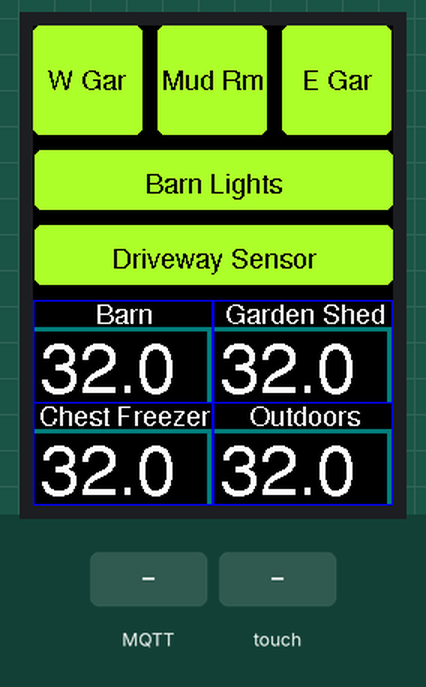
The program below on a simulated ESP8266 (Wemos D1 mini). Shown: 240×320 colour display. The test bench sets the inputs (shaded band). WiFi joins after 1.5 s; servers stay silent unless stated; random numbers use the default seed unless the program sets one; no MQTT or app messages arrive unless stated; what the program prints to the serial monitor is not drawn.

Above: at 3.0 s.
3.1 s: MQTT message "1" arrives on the first subscribed topic
At 4.0 s:
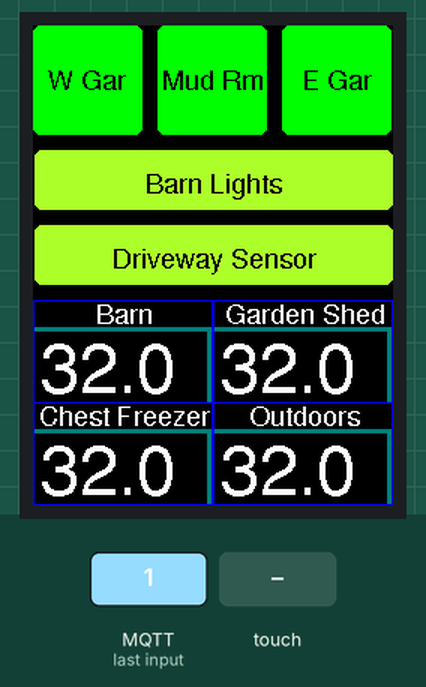
4.6 s: touch panel pressed at 13 % / 70 % of its raw x / y range
6.1 s: MQTT message "Switch6" arrives on the first subscribed topic
7.6 s: MQTT message "Switch6" arrives on the second subscribed topic
Timing chart, 0 to 10.1 s (numbered marks = the images above; inputs shaded):
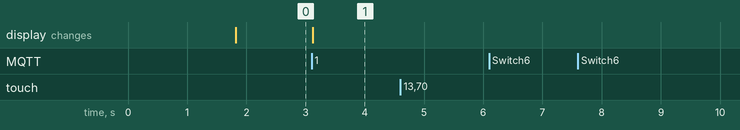

Measured:
- after the input at 3.1 s, the display: changes at once (image 1)
- after the input at 4.6 s, every drawn part: stays the same
- after the input at 6.1 s, every drawn part: stays the same
- after the input at 7.6 s, every drawn part: stays the same

The program:

main.cpp
```cpp
#include <Arduino.h>
#include <Wire.h>
#include <SPI.h>
#include <Adafruit_GFX.h>
#include <Fonts/FreeSans9pt7b.h>
#include <Fonts/FreeSans24pt7b.h>
#include <Adafruit_ILI9341.h>
#include <XPT2046_Touchscreen.h>
#include <ESP8266WiFi.h>
#include <PubSubClient.h>
#include <ArduinoJson.h>

//LCD and Touch I2C pins
#define TFT_CS D0  //for D1 mini or TFT I2C Connector Shield (V1.1.0 or later)
#define TFT_DC D8  //for D1 mini or TFT I2C Connector Shield (V1.1.0 or later)
#define TFT_RST -1 //for D1 mini or TFT I2C Connector Shield (V1.1.0 or later)
#define TS_CS D3   //for D1 mini or TFT I2C Connector Shield (V1.1.0 or later)

// Touch calibration values (calculated for individual screen/touch panel)
#define xCalM 0.07
#define xCalC -20.0
#define yCalM -0.09
#define yCalC 340.0

//Create screen and touch objects
Adafruit_ILI9341 tft = Adafruit_ILI9341(TFT_CS, TFT_DC, TFT_RST);
XPT2046_Touchscreen ts(TS_CS);

//variables for touch input
int touchX;
int touchY;

//Wifi and MQTT info
const char *ssid = "MagicIoT";
const char *password = "abracadabra";
const char *mqtt_server = "192.168.1.50";

//Create WiFi and MQTT client objects
WiFiClient espClient;
PubSubClient client(espClient);

//variables for MQTT message
#define MSG_BUFFER_SIZE (400)
char msg[MSG_BUFFER_SIZE];

void setup_wifi()
{

  delay(10);
  // We start by connecting to a WiFi network
  Serial.println();
  Serial.print("Connecting to ");
  Serial.println(ssid);

  WiFi.mode(WIFI_STA);
  WiFi.begin(ssid, password);

  while (WiFi.status() != WL_CONNECTED)
  {
    delay(500);
    Serial.print(".");
  }

  randomSeed(micros());

  Serial.println("");
  Serial.println("WiFi connected");
  Serial.println("IP address: ");
  Serial.println(WiFi.localIP());
}


// ScreenPoint class
// Adjusts for touch calibration
class ScreenPoint
{
public:
  int16_t x;
  int16_t y;

  ScreenPoint()
  {
    // default contructor
  }

  ScreenPoint(int16_t xIn, int16_t yIn)
  {
    x = xIn;
    y = yIn;
  }
};

ScreenPoint getScreenCoords(int16_t x, int16_t y)
{
  int16_t xCoord = round((x * xCalM) + xCalC);
  int16_t yCoord = round((y * yCalM) + yCalC);
  if (xCoord < 0)
    xCoord = 0;
  if (xCoord >= tft.width())
    xCoord = tft.width() - 1;
  if (yCoord < 0)
    yCoord = 0;
  if (yCoord >= tft.height())
    yCoord = tft.height() - 1;
  return (ScreenPoint(xCoord, yCoord));
}

//Button class
//Allows for placement, size, text, colors, touch validation
class Button
{
public:
  int x;
  int y;
  int width;
  int height;
  String text;
  uint16_t textColor;
  uint16_t butColor;

  Button()
  {
  }

  void initButton(int xPos, int yPos, int butWidth, int butHeight,  String butText, uint16_t butTextColor, uint16_t buttonColor)
  {
    x = xPos;
    y = yPos;
    width = butWidth;
    height = butHeight;
    text = butText;
    textColor = butTextColor;
    butColor = buttonColor;
    renderButton();
  }

  void renderButton()
  {
    int16_t trashX = 0;
    int16_t trashY = 0;
    uint16_t textHeight = 0;
    uint16_t textWidth = 0;
    tft.fillRoundRect(x, y, width, height, 5, butColor); // draw rectangle
    tft.setFont(&FreeSans9pt7b);
    tft.getTextBounds( text, 0, 0, &trashX, &trashY, &textWidth, &textHeight);
    tft.setCursor(x + (width/2) - (textWidth/2), y + (height/2) + (textHeight/2));
    tft.setTextSize(1);
    tft.setTextColor(textColor);
    tft.print(text);
  }

  bool isClicked(ScreenPoint sp)
  {
    if ((sp.x >= x) && (sp.x <= (x + width)) && (sp.y >= y) && (sp.y <= (y + height)))
    {
      return true;
    }
    else
    {
      return false;
    }
  }
};

//Button objects
Button WGarBtn;
Button GarManDoorBtn;
Button EGarBtn;
Button BarnLights;
Button DrivewaySensor;
Button PlayRoomLights;
Button PlayRoomLabel;

//Button layout variables
int spacing = 10;
int btnWidth = (tft.width() - (2 * spacing)) / 3;
int smBtnWidth = (tft.width() / 6);

//Button debounce variable (even touch screens "bounce"!)
unsigned long lastTouch = millis();

//TempModule class
//A multi-data display with temp, humidity, and battery level
//Size, position, and text label configurable
//TODO: Make colors configurable
class TempModule
{
public:
  int x;
  int y;
  int width;
  int height;
  String text;
  int batLevel;
  float tempReading;
  int humidityReading;
  uint16_t labelHeight = 0;
  uint16_t labelWidth = 0;
  uint16_t tempHeight = 0;
  uint16_t tempWidth = 0;

  TempModule()
  {
  }

  void initTempModule(int xPos, int yPos, int tempWidth, int tempHeight, String labelText, int tempBattery)
  {
    x = xPos;
    y = yPos;
    width = tempWidth;
    height = tempHeight;
    text = labelText;
    batLevel = tempBattery;
    tempReading = 0;
    humidityReading = 50;

    renderTemp();
  }

  void renderTemp()
  {
    //throw-away variables for text width calculation
    int16_t trashX = 0;
    int16_t trashY = 0;

    tft.drawRect(x, y, width, height + 1, ILI9341_BLUE);

    //title
    tft.setFont(&FreeSans9pt7b);
    tft.setTextColor(ILI9341_WHITE);
    tft.getTextBounds(text, 0, 0, &trashX, &trashY, &labelWidth, &labelHeight);
    tft.setCursor(x + (width / 2) - (labelWidth / 2), y + 15);
    tft.print(text);

    update(tempReading, batLevel, humidityReading);
  }

  void update(float newTempC, int newBatLevel, int newHumidity)
  {
    //battery bar
    tft.fillRect(x + 1, y + 18, (width - 2), 3, ILI9341_DARKCYAN);
    tft.fillRect(x + 1, y + 18, (width - 2) * (newBatLevel * .01), 3, ILI9341_GREEN);

    //temp
    tft.fillRect(x + 1, y + 21, width - 2, height - 22, ILI9341_BLACK);
    tft.setFont(&FreeSans24pt7b);
    tft.setTextColor(ILI9341_WHITE);
    tft.setTextSize(1);
    tft.setCursor(x + 5, y + height - 7);
    float newTempF = ((newTempC * 1.8) + 32.0); //convert to F
    tft.print(newTempF, 1);
    tft.setFont(&FreeSans9pt7b);

    //humidity
    tft.fillRect(x + width - 4, y + 21, 3, 47, ILI9341_DARKCYAN);
    tft.fillRect(x + width - 4, y + 68, 3, -47 * newHumidity * 0.01, ILI9341_BLUE);
  }
};

//TempModule objects
TempModule BarnTemp;
TempModule ShedTemp;
TempModule FreezerTemp;
TempModule OutsideTemp;

void setup_TempsGrid()
{
  //Temp grid 2x2
  int gridTop = btnWidth + smBtnWidth * 2 + spacing * 3; //calculate top from buttons above temps
  int tempWidth = 120; //TODO: this should probably be calculated
  int tempHeight = 68; //TODO: this should probably be calculated
  BarnTemp.initTempModule(0, gridTop, tempWidth, tempHeight, "Barn", 0);
  ShedTemp.initTempModule(tempWidth, gridTop, tempWidth, tempHeight, "Garden Shed", 0);
  FreezerTemp.initTempModule(0, gridTop + tempHeight, tempWidth, tempHeight, "Chest Freezer", 0);
  OutsideTemp.initTempModule(tempWidth, gridTop + tempHeight, tempWidth, tempHeight, "Outdoors", 0);
}

//MQTT Message Actions
void garageMsgAction(byte *payload)
{
  StaticJsonDocument<100> doc;

  DeserializationError error = deserializeJson(doc, payload);

  if (error)
  {
    Serial.print(F("deserializeJson() failed: "));
    Serial.println(error.f_str());
    return;
  }


  //  const char *Time = doc["Time"];       // "2021-12-08T21:05:44"
  const char *MudRm = doc["Switch3"];   // "OFF" == unlocked
  const char *GarW = doc["Switch4"];    // "OFF" == closed
  const char *GarE = doc["Switch5"];    // "OFF" == closed
//  const char *Switch6 = doc["Switch6"]; // "OFF" (not used)

  Serial.print("MudRm = ");
  Serial.println(MudRm);

  String(MudRm) == "OFF" ? GarManDoorBtn.butColor = ILI9341_RED : GarManDoorBtn.butColor = ILI9341_GREEN;
  GarManDoorBtn.renderButton();
  String(GarW) == "ON" ? WGarBtn.butColor = ILI9341_RED : WGarBtn.butColor = ILI9341_GREEN;
  WGarBtn.renderButton();
  String(GarE) == "ON" ? EGarBtn.butColor = ILI9341_RED : EGarBtn.butColor = ILI9341_GREEN;
  EGarBtn.renderButton();
}

void driveSensMsgAction(byte *payload)
{
  String payloadString = (String((char *)payload));
  const char *POWER = "";

  if (payloadString.length() < 30) //status message
  {
    if (payloadString.startsWith("ON"))
    {
      POWER = "ON";
    }
    else if (payloadString.startsWith("OFF"))
    {
      POWER = "OFF";
    }
  }
  else // telemetry message
  {
    StaticJsonDocument<400> doc;

    DeserializationError error = deserializeJson(doc, payload);

    if (error)
    {
      Serial.print(F("deserializeJson() failed: "));
      Serial.println(error.f_str());
      return;
    }

    // const char *Time = doc["Time"];           // "2021-12-09T15:07:28"
    // const char *Uptime = doc["Uptime"];       // "4T00:55:23"
    // long UptimeSec = doc["UptimeSec"];        // 348923
    // int Heap = doc["Heap"];                   // 27
    // const char *SleepMode = doc["SleepMode"]; // "Dynamic"
    // int Sleep = doc["Sleep"];                 // 50
    // int LoadAvg = doc["LoadAvg"];             // 19
    // int MqttCount = doc["MqttCount"];         // 5
    POWER = doc["POWER"];         // "ON"

    // JsonObject Wifi = doc["Wifi"];
    // int Wifi_AP = Wifi["AP"];                     // 1
    // const char *Wifi_SSId = Wifi["SSId"];         // "MagicIoT"
    // const char *Wifi_BSSId = Wifi["BSSId"];       // "B4:FB:E4:44:3E:C4"
    // int Wifi_Channel = Wifi["Channel"];           // 11
    // int Wifi_RSSI = Wifi["RSSI"];                 // 46
    // int Wifi_LinkCount = Wifi["LinkCount"];       // 1
    // const char *Wifi_Downtime = Wifi["Downtime"]; // "0T00:00:07"
  }
  String(POWER) == "OFF" ? DrivewaySensor.butColor = ILI9341_RED : DrivewaySensor.butColor = ILI9341_GREEN;
  DrivewaySensor.renderButton();

}

void playRmLightMsgAction(byte *payload)
{
  String payloadString = (String((char *)payload));
  const char *POWER = "";

  if (payloadString.length() < 30) //status message
  {
    if (payloadString.startsWith("ON"))
    {
      POWER = "ON";
    }
    else if (payloadString.startsWith("OFF"))
    {
      POWER = "OFF";
    }
  }
  else // telemetry message
  {
    StaticJsonDocument<384> doc;

    DeserializationError error = deserializeJson(doc, payload);

    if (error)
    {
      Serial.print(F("deserializeJson() failed: "));
      Serial.println(error.f_str());
      return;
    }

    // const char *Time = doc["Time"];           // "2021-12-09T15:18:14"
    // const char *Uptime = doc["Uptime"];       // "4T01:11:07"
    // long UptimeSec = doc["UptimeSec"];        // 349867
    // int Heap = doc["Heap"];                   // 25
    // const char *SleepMode = doc["SleepMode"]; // "Dynamic"
    // int Sleep = doc["Sleep"];                 // 50
    // int LoadAvg = doc["LoadAvg"];             // 23
    // int MqttCount = doc["MqttCount"];         // 0
    POWER = doc["POWER"]; // "OFF"

    // JsonObject Wifi = doc["Wifi"];
    // int Wifi_AP = Wifi["AP"];                     // 1
    // const char *Wifi_SSId = Wifi["SSId"];         // "MagicIoT"
    // const char *Wifi_BSSId = Wifi["BSSId"];       // "B4:FB:E4:44:3E:C4"
    // int Wifi_Channel = Wifi["Channel"];           // 11
    // int Wifi_RSSI = Wifi["RSSI"];                 // 70
    // int Wifi_Signal = Wifi["Signal"];             // -65
    // int Wifi_LinkCount = Wifi["LinkCount"];       // 1
    // const char *Wifi_Downtime = Wifi["Downtime"]; // "0T00:00:11"
  }
  String(POWER) == "ON" ? PlayRoomLights.butColor = ILI9341_RED : PlayRoomLights.butColor = ILI9341_GREEN;
  PlayRoomLights.renderButton();
}

void barnLightsMsgAction(byte *payload)
{
  String payloadString = (String((char *)payload));
  const char *POWER = "";

  if (payloadString.length() < 30) //status message
  {
    if (payloadString.startsWith("ON"))
    {
      POWER = "ON";
    }
    else if (payloadString.startsWith("OFF"))
    {
      POWER = "OFF";
    }
  }
  else // telemetry message
  {
    StaticJsonDocument<384> doc;

    DeserializationError error = deserializeJson(doc, payload);

    if (error)
    {
      Serial.print(F("deserializeJson() failed: "));
      Serial.println(error.f_str());
      return;
    }

    POWER = doc["POWER"]; // "OFF"
  }
  String(POWER) == "ON" ? BarnLights.butColor = ILI9341_RED : BarnLights.butColor = ILI9341_GREEN;
  BarnLights.renderButton();
}

void tempMsgAction(byte *payload)
{
  StaticJsonDocument<500> doc;

  DeserializationError error = deserializeJson(doc, payload);

  if (error)
  {
    Serial.print("deserializeJson() failed: ");
    Serial.println(error.c_str());
    return;
  }

  float Temperature = doc["Temperature"];                             // 21.94
  int Battery = doc["Battery"];                                       // 100
  // const char *Time_via_BarnBLEBridge = doc["Time_via_BarnBLEBridge"]; // "2021-12-17T22:24:11"
  // float DewPoint = doc["DewPoint"];                                   // 6.16
  // const char *mac = doc["mac"];                                       // "A4C1388075C7"
  // int RSSI = doc["RSSI"];                                             // -34
  const char *alias = doc["Alias"];                                   // "BarnTemp"
  // const char *Time = doc["Time"];                                     // "2021-12-17T22:24:11"
  // int RSSI_via_BarnBLEBridge = doc["RSSI_via_BarnBLEBridge"];         // -34
  // const char *via_device = doc["via_device"];                         // "BarnBLEBridge"
  int Humidity = doc["Humidity"];                                     // 36

  if (String(alias) == "BarnTemp")
  {
    Serial.print("Temperature is :");
    Serial.println(float(Temperature));
    BarnTemp.update(float(Temperature), Battery, Humidity);
  }
  else if (String(alias) == "ShedTemp")
  {
    ShedTemp.update(float(Temperature), Battery, Humidity);
  }
  else if (String(alias) == "BasementFreezer")
  {
    FreezerTemp.update(float(Temperature), Battery, Humidity);
  }
  else if (String(alias) == "OutsideTemp")
  {
    OutsideTemp.update(float(Temperature), Battery, Humidity);
  }
  else
  {
    Serial.print("No Temp routine found for Alias: ");
    Serial.println(alias);
  }
}

void callback(char *topic, byte *payload, unsigned int length)
{
  Serial.print("Message arrived [");
  Serial.println(topic);
  Serial.println("] ");
  // for (uint16_t i = 0; i < length; i++)
  // {
  //   Serial.print((char)payload[i]);
  // }
  // Serial.println(String(topic));

  if (String(topic) == "tele/garage/SENSOR") //garage door sensors
  {
    Serial.println("garageMsgAction");
    garageMsgAction(payload);
  }
  else if (String(topic) == "tele/DriveBell/STATE" || String(topic) == "stat/DriveBell/POWER") //driveway sensor chime
  {
    Serial.println("driveSensMsgAction");
    driveSensMsgAction(payload);
  }
  else if (String(topic) == "tele/barnlightsN/STATE" || String(topic) == "stat/barnlightsN/POWER") //Barn N Lights
  {
    Serial.println("barnLightsMsgAction");
    barnLightsMsgAction(payload);
  }
  else if (String(topic).startsWith("tele/tasmota_blerry/"))
  {
    Serial.println("tempMsgAction");
    tempMsgAction(payload);
  }
}

void reconnect()
{
  // Loop until we're reconnected
  while (!client.connected())
  {
    Serial.print("Attempting MQTT connection...");
    // Create a random client ID
    String clientId = "Display1Client-";
    clientId += String(random(0xffff), HEX);
    // Attempt to connect
    if (client.connect(clientId.c_str()))
    {
      Serial.println("connected");
      // ... and resubscribe
      client.subscribe("tele/garage/SENSOR"); //garage sensors
      client.subscribe("tele/DrivewaySensor/#");   //driveway alert chime plug
      client.subscribe("tele/BarnLightsNorth/#"); //Barn N lights
      client.subscribe("tele/BarnLightsSouth/#"); //Barn S lights
      client.subscribe("tele/tasmota_blerry/#"); //Bluetooth temp sensors
    }
    else
    {
      Serial.print("failed, rc=");
      Serial.print(client.state());
      Serial.println(" try again in 5 seconds");
      // Wait 5 seconds before retrying
      delay(5000);
    }
  }
}


void setup()
{
  Serial.begin(115200);

  //WiFi and MQTT
  setup_wifi();
  client.setServer(mqtt_server, 1883);
  client.setCallback(callback);
  client.setBufferSize(512); //big buffer for long status messages
  Serial.print("MQTT message buffer size: ");
  Serial.println(client.getBufferSize());

  //Screen and Touch
  tft.begin();
  ts.begin();
  tft.setRotation(0);
  ts.setRotation(0);
  tft.fillScreen(ILI9341_BLACK);

  //Buttons
  //TODO: Break this section out to a function, like the temps grid
  WGarBtn.initButton(0, 0, btnWidth, btnWidth, (new String("W Gar"))->c_str(), ILI9341_BLACK, ILI9341_GREENYELLOW);
  GarManDoorBtn.initButton(btnWidth + spacing, 0, btnWidth, btnWidth, (new String("Mud Rm"))->c_str(), ILI9341_BLACK, ILI9341_GREENYELLOW);
  EGarBtn.initButton(btnWidth * 2 + spacing * 2, 0, btnWidth, btnWidth, (new String("E Gar"))->c_str(), ILI9341_BLACK, ILI9341_GREENYELLOW);
  BarnLights.initButton(1, btnWidth + spacing, tft.width() - 1, smBtnWidth, (new String("Barn Lights"))->c_str(), ILI9341_BLACK, ILI9341_GREENYELLOW);
  DrivewaySensor.initButton(1, btnWidth + smBtnWidth + spacing * 2, tft.width() - 1, smBtnWidth, (new String("Driveway Sensor"))->c_str(), ILI9341_BLACK, ILI9341_GREENYELLOW);

  //Temps
  setup_TempsGrid();
}

void loop(void)
{
  if (!client.connected())
  {
    reconnect();
  }
  client.loop();

  if (ts.touched() && lastTouch < (millis() - 1500))
  {
    lastTouch = millis();
    TS_Point p = ts.getPoint();
    ScreenPoint sp = getScreenCoords(p.x, p.y);

    if (EGarBtn.isClicked(sp))
    {
      client.publish("cmnd/garage/POWER1", "ON");
    }
    if (WGarBtn.isClicked(sp))
    {
      client.publish("cmnd/garage/POWER2", "ON");
    }
    if (DrivewaySensor.isClicked(sp))
    {
      client.publish("cmnd/DriveBell/POWER", "TOGGLE");
    }
    if (BarnLights.isClicked(sp))
    {
      Serial.println("BarnLights touched");
      if(BarnLights.butColor==ILI9341_RED) //this is the only way I currently have of knowing status
      {
        Serial.println("BarnLights RED");
        client.publish("cmnd/BarnLightsSouth/POWER", "OFF");
        client.publish("cmnd/BarnLightsNorth/POWER", "OFF");
      }
      else
      {
        Serial.println("BarnLights not RED");
        client.publish("cmnd/BarnLightsSouth/POWER", "ON");
        client.publish("cmnd/BarnLightsNorth/POWER", "ON");
      }
      Serial.println("BarnLights exit");
    }
  }

}
```
